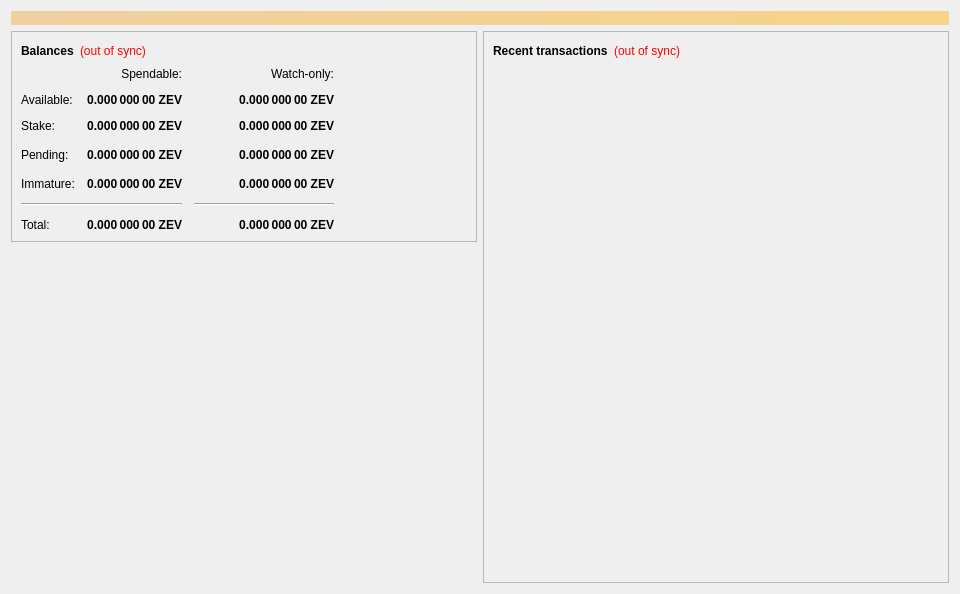
<?xml version="1.0" encoding="UTF-8"?>
<ui version="4.0">
 <class>OverviewPage</class>
 <widget class="QWidget" name="OverviewPage">
  <property name="geometry">
   <rect>
    <x>0</x>
    <y>0</y>
    <width>960</width>
    <height>594</height>
   </rect>
  </property>
  <property name="minimumSize">
   <size>
    <width>960</width>
    <height>0</height>
   </size>
  </property>
  <property name="windowTitle">
   <string>Form</string>
  </property>
  <property name="styleSheet">
   <string notr="true"/>
  </property>
  <layout class="QVBoxLayout" name="topLayout">
   <item>
    <widget class="QLabel" name="labelAlerts">
     <property name="visible">
      <bool>false</bool>
     </property>
     <property name="styleSheet">
      <string notr="true">background-color: qlineargradient(x1: 0, y1: 0, x2: 1, y2: 0, stop:0 #F0D0A0, stop:1 #F8D488); color:#000000;</string>
     </property>
     <property name="wordWrap">
      <bool>true</bool>
     </property>
     <property name="margin">
      <number>3</number>
     </property>
    </widget>
   </item>
   <item>
    <layout class="QHBoxLayout" name="horizontalLayout" stretch="1,1">
     <item>
      <layout class="QVBoxLayout" name="verticalLayout_2">
       <item>
        <widget class="QFrame" name="frame">
         <property name="frameShape">
          <enum>QFrame::StyledPanel</enum>
         </property>
         <property name="frameShadow">
          <enum>QFrame::Raised</enum>
         </property>
         <layout class="QVBoxLayout" name="verticalLayout_4">
          <item>
           <layout class="QHBoxLayout" name="horizontalLayout_4">
            <item>
             <widget class="QLabel" name="label_5">
              <property name="font">
               <font>
                <weight>75</weight>
                <bold>true</bold>
               </font>
              </property>
              <property name="text">
               <string>Balances</string>
              </property>
             </widget>
            </item>
            <item>
             <widget class="QLabel" name="labelWalletStatus">
              <property name="cursor">
               <cursorShape>WhatsThisCursor</cursorShape>
              </property>
              <property name="toolTip">
               <string>The displayed information may be out of date. Your wallet automatically synchronizes with the Zevno network after a connection is established, but this process has not completed yet.</string>
              </property>
              <property name="styleSheet">
               <string notr="true">QLabel { color: red; }</string>
              </property>
              <property name="text">
               <string notr="true">(out of sync)</string>
              </property>
              <property name="alignment">
               <set>Qt::AlignLeading|Qt::AlignLeft|Qt::AlignVCenter</set>
              </property>
             </widget>
            </item>
            <item>
             <spacer name="horizontalSpacer_3">
              <property name="orientation">
               <enum>Qt::Horizontal</enum>
              </property>
              <property name="sizeHint" stdset="0">
               <size>
                <width>40</width>
                <height>20</height>
               </size>
              </property>
             </spacer>
            </item>
           </layout>
          </item>
          <item>
           <layout class="QGridLayout" name="gridLayout">
            <property name="spacing">
             <number>12</number>
            </property>
            <item row="3" column="2">
             <widget class="QLabel" name="labelWatchPending">
              <property name="font">
               <font>
                <weight>75</weight>
                <bold>true</bold>
               </font>
              </property>
              <property name="cursor">
               <cursorShape>IBeamCursor</cursorShape>
              </property>
              <property name="toolTip">
               <string>Unconfirmed transactions to watch-only addresses</string>
              </property>
              <property name="text">
               <string notr="true">0.000 000 00 ZEV</string>
              </property>
              <property name="alignment">
               <set>Qt::AlignRight|Qt::AlignTrailing|Qt::AlignVCenter</set>
              </property>
              <property name="textInteractionFlags">
               <set>Qt::LinksAccessibleByMouse|Qt::TextSelectableByKeyboard|Qt::TextSelectableByMouse</set>
              </property>
             </widget>
            </item>
            <item row="3" column="1">
             <widget class="QLabel" name="labelUnconfirmed">
              <property name="font">
               <font>
                <weight>75</weight>
                <bold>true</bold>
               </font>
              </property>
              <property name="cursor">
               <cursorShape>IBeamCursor</cursorShape>
              </property>
              <property name="toolTip">
               <string>Total of transactions that have yet to be confirmed, and do not yet count toward the spendable balance</string>
              </property>
              <property name="text">
               <string notr="true">0.000 000 00 ZEV</string>
              </property>
              <property name="alignment">
               <set>Qt::AlignRight|Qt::AlignTrailing|Qt::AlignVCenter</set>
              </property>
              <property name="textInteractionFlags">
               <set>Qt::LinksAccessibleByMouse|Qt::TextSelectableByKeyboard|Qt::TextSelectableByMouse</set>
              </property>
             </widget>
            </item>
            <item row="4" column="2">
             <widget class="QLabel" name="labelWatchImmature">
              <property name="font">
               <font>
                <weight>75</weight>
                <bold>true</bold>
               </font>
              </property>
              <property name="cursor">
               <cursorShape>IBeamCursor</cursorShape>
              </property>
              <property name="toolTip">
               <string>Mined balance in watch-only addresses that has not yet matured</string>
              </property>
              <property name="text">
               <string notr="true">0.000 000 00 ZEV</string>
              </property>
              <property name="alignment">
               <set>Qt::AlignRight|Qt::AlignTrailing|Qt::AlignVCenter</set>
              </property>
              <property name="textInteractionFlags">
               <set>Qt::LinksAccessibleByMouse|Qt::TextSelectableByKeyboard|Qt::TextSelectableByMouse</set>
              </property>
             </widget>
            </item>
            <item row="5" column="0" colspan="2">
             <widget class="Line" name="lineSpendableBalance">
              <property name="sizePolicy">
               <sizepolicy hsizetype="MinimumExpanding" vsizetype="Fixed">
                <horstretch>0</horstretch>
                <verstretch>0</verstretch>
               </sizepolicy>
              </property>
              <property name="orientation">
               <enum>Qt::Horizontal</enum>
              </property>
             </widget>
            </item>
            <item row="5" column="2">
             <widget class="Line" name="lineWatchBalance">
              <property name="sizePolicy">
               <sizepolicy hsizetype="Preferred" vsizetype="Fixed">
                <horstretch>0</horstretch>
                <verstretch>0</verstretch>
               </sizepolicy>
              </property>
              <property name="minimumSize">
               <size>
                <width>140</width>
                <height>0</height>
               </size>
              </property>
              <property name="orientation">
               <enum>Qt::Horizontal</enum>
              </property>
             </widget>
            </item>
            <item row="6" column="0">
             <widget class="QLabel" name="labelTotalText">
              <property name="text">
               <string>Total:</string>
              </property>
             </widget>
            </item>
            <item row="4" column="1">
             <widget class="QLabel" name="labelImmature">
              <property name="font">
               <font>
                <weight>75</weight>
                <bold>true</bold>
               </font>
              </property>
              <property name="cursor">
               <cursorShape>IBeamCursor</cursorShape>
              </property>
              <property name="toolTip">
               <string>Mined balance that has not yet matured</string>
              </property>
              <property name="text">
               <string notr="true">0.000 000 00 ZEV</string>
              </property>
              <property name="alignment">
               <set>Qt::AlignRight|Qt::AlignTrailing|Qt::AlignVCenter</set>
              </property>
              <property name="textInteractionFlags">
               <set>Qt::LinksAccessibleByMouse|Qt::TextSelectableByKeyboard|Qt::TextSelectableByMouse</set>
              </property>
             </widget>
            </item>
            <item row="3" column="3">
             <spacer name="horizontalSpacer_2">
              <property name="orientation">
               <enum>Qt::Horizontal</enum>
              </property>
              <property name="sizeHint" stdset="0">
               <size>
                <width>40</width>
                <height>20</height>
               </size>
              </property>
             </spacer>
            </item>
            <item row="4" column="0">
             <widget class="QLabel" name="labelImmatureText">
              <property name="text">
               <string>Immature:</string>
              </property>
             </widget>
            </item>
            <item row="6" column="1">
             <widget class="QLabel" name="labelTotal">
              <property name="font">
               <font>
                <weight>75</weight>
                <bold>true</bold>
               </font>
              </property>
              <property name="cursor">
               <cursorShape>IBeamCursor</cursorShape>
              </property>
              <property name="toolTip">
               <string>Your current total balance</string>
              </property>
              <property name="text">
               <string notr="true">0.000 000 00 ZEV</string>
              </property>
              <property name="alignment">
               <set>Qt::AlignRight|Qt::AlignTrailing|Qt::AlignVCenter</set>
              </property>
              <property name="textInteractionFlags">
               <set>Qt::LinksAccessibleByMouse|Qt::TextSelectableByKeyboard|Qt::TextSelectableByMouse</set>
              </property>
             </widget>
            </item>
            <item row="6" column="2">
             <widget class="QLabel" name="labelWatchTotal">
              <property name="font">
               <font>
                <weight>75</weight>
                <bold>true</bold>
               </font>
              </property>
              <property name="cursor">
               <cursorShape>IBeamCursor</cursorShape>
              </property>
              <property name="toolTip">
               <string>Current total balance in watch-only addresses</string>
              </property>
              <property name="text">
               <string notr="true">0.000 000 00 ZEV</string>
              </property>
              <property name="alignment">
               <set>Qt::AlignRight|Qt::AlignTrailing|Qt::AlignVCenter</set>
              </property>
              <property name="textInteractionFlags">
               <set>Qt::LinksAccessibleByMouse|Qt::TextSelectableByKeyboard|Qt::TextSelectableByMouse</set>
              </property>
             </widget>
            </item>
            <item row="0" column="2">
             <widget class="QLabel" name="labelWatchonly">
              <property name="text">
               <string>Watch-only:</string>
              </property>
              <property name="alignment">
               <set>Qt::AlignRight|Qt::AlignTrailing|Qt::AlignVCenter</set>
              </property>
             </widget>
            </item>
            <item row="1" column="0">
             <widget class="QLabel" name="labelBalanceText">
              <property name="text">
               <string>Available:</string>
              </property>
             </widget>
            </item>
            <item row="1" column="1">
             <widget class="QLabel" name="labelBalance">
              <property name="font">
               <font>
                <weight>75</weight>
                <bold>true</bold>
               </font>
              </property>
              <property name="cursor">
               <cursorShape>IBeamCursor</cursorShape>
              </property>
              <property name="toolTip">
               <string>Your current spendable balance</string>
              </property>
              <property name="text">
               <string notr="true">0.000 000 00 ZEV</string>
              </property>
              <property name="alignment">
               <set>Qt::AlignRight|Qt::AlignTrailing|Qt::AlignVCenter</set>
              </property>
              <property name="textInteractionFlags">
               <set>Qt::LinksAccessibleByMouse|Qt::TextSelectableByKeyboard|Qt::TextSelectableByMouse</set>
              </property>
             </widget>
            </item>
            <item row="2" column="0">
             <widget class="QLabel" name="label_10">
              <property name="text">
               <string>Stake:</string>
              </property>
             </widget>
            </item>
            <item row="2" column="1">
             <widget class="QLabel" name="labelStake">
              <property name="font">
               <font>
                <weight>75</weight>
                <bold>true</bold>
               </font>
              </property>
              <property name="cursor">
               <cursorShape>IBeamCursor</cursorShape>
              </property>
              <property name="toolTip">
               <string>Total of coins that was staked, and do not yet count toward the current balance</string>
              </property>
              <property name="text">
               <string notr="true">0.000 000 00 ZEV</string>
              </property>
              <property name="alignment">
               <set>Qt::AlignRight|Qt::AlignTrailing|Qt::AlignVCenter</set>
              </property>
              <property name="textInteractionFlags">
               <set>Qt::LinksAccessibleByMouse|Qt::TextSelectableByKeyboard|Qt::TextSelectableByMouse</set>
              </property>
             </widget>
            </item>
            <item row="2" column="2">
             <widget class="QLabel" name="labelWatchStake">
              <property name="font">
               <font>
                <weight>75</weight>
                <bold>true</bold>
               </font>
              </property>
              <property name="cursor">
               <cursorShape>IBeamCursor</cursorShape>
              </property>
              <property name="toolTip">
               <string>Total of coins that was staked in watch-only addresses, and do not yet count toward the current watch-only balance</string>
              </property>
              <property name="text">
               <string notr="true">0.000 000 00 ZEV</string>
              </property>
              <property name="alignment">
               <set>Qt::AlignRight|Qt::AlignTrailing|Qt::AlignVCenter</set>
              </property>
              <property name="textInteractionFlags">
               <set>Qt::LinksAccessibleByMouse|Qt::TextSelectableByKeyboard|Qt::TextSelectableByMouse</set>
              </property>
             </widget>
            </item>
            <item row="1" column="2">
             <widget class="QLabel" name="labelWatchAvailable">
              <property name="font">
               <font>
                <weight>75</weight>
                <bold>true</bold>
               </font>
              </property>
              <property name="cursor">
               <cursorShape>IBeamCursor</cursorShape>
              </property>
              <property name="toolTip">
               <string>Your current balance in watch-only addresses</string>
              </property>
              <property name="text">
               <string notr="true">0.000 000 00 ZEV</string>
              </property>
              <property name="alignment">
               <set>Qt::AlignRight|Qt::AlignTrailing|Qt::AlignVCenter</set>
              </property>
              <property name="textInteractionFlags">
               <set>Qt::LinksAccessibleByMouse|Qt::TextSelectableByKeyboard|Qt::TextSelectableByMouse</set>
              </property>
             </widget>
            </item>
            <item row="3" column="0">
             <widget class="QLabel" name="labelPendingText">
              <property name="text">
               <string>Pending:</string>
              </property>
             </widget>
            </item>
            <item row="0" column="1">
             <widget class="QLabel" name="labelSpendable">
              <property name="text">
               <string>Spendable:</string>
              </property>
              <property name="alignment">
               <set>Qt::AlignRight|Qt::AlignTrailing|Qt::AlignVCenter</set>
              </property>
             </widget>
            </item>
           </layout>
          </item>
         </layout>
        </widget>
       </item>
       <item>
        <spacer name="verticalSpacer">
         <property name="orientation">
          <enum>Qt::Vertical</enum>
         </property>
         <property name="sizeHint" stdset="0">
          <size>
           <width>20</width>
           <height>40</height>
          </size>
         </property>
        </spacer>
       </item>
      </layout>
     </item>
     <item>
      <layout class="QVBoxLayout" name="verticalLayout_3">
       <item>
        <widget class="QFrame" name="frame_2">
         <property name="frameShape">
          <enum>QFrame::StyledPanel</enum>
         </property>
         <property name="frameShadow">
          <enum>QFrame::Raised</enum>
         </property>
         <layout class="QVBoxLayout" name="verticalLayout">
          <item>
           <layout class="QHBoxLayout" name="horizontalLayout_2">
            <item>
             <widget class="QLabel" name="label_4">
              <property name="font">
               <font>
                <weight>75</weight>
                <bold>true</bold>
               </font>
              </property>
              <property name="text">
               <string>Recent transactions</string>
              </property>
             </widget>
            </item>
            <item>
             <widget class="QLabel" name="labelTransactionsStatus">
              <property name="cursor">
               <cursorShape>WhatsThisCursor</cursorShape>
              </property>
              <property name="toolTip">
               <string>The displayed information may be out of date. Your wallet automatically synchronizes with the Zevno network after a connection is established, but this process has not completed yet.</string>
              </property>
              <property name="styleSheet">
               <string notr="true">QLabel { color: red; }</string>
              </property>
              <property name="text">
               <string notr="true">(out of sync)</string>
              </property>
              <property name="alignment">
               <set>Qt::AlignRight|Qt::AlignTrailing|Qt::AlignVCenter</set>
              </property>
             </widget>
            </item>
            <item>
             <spacer name="horizontalSpacer">
              <property name="orientation">
               <enum>Qt::Horizontal</enum>
              </property>
              <property name="sizeHint" stdset="0">
               <size>
                <width>40</width>
                <height>20</height>
               </size>
              </property>
             </spacer>
            </item>
           </layout>
          </item>
          <item>
           <widget class="QListView" name="listTransactions">
            <property name="styleSheet">
             <string notr="true">QListView { background: transparent; }</string>
            </property>
            <property name="frameShape">
             <enum>QFrame::NoFrame</enum>
            </property>
            <property name="verticalScrollBarPolicy">
             <enum>Qt::ScrollBarAlwaysOff</enum>
            </property>
            <property name="horizontalScrollBarPolicy">
             <enum>Qt::ScrollBarAlwaysOff</enum>
            </property>
            <property name="selectionMode">
             <enum>QAbstractItemView::NoSelection</enum>
            </property>
           </widget>
          </item>
         </layout>
        </widget>
       </item>
      </layout>
     </item>
    </layout>
   </item>
  </layout>
 </widget>
 <resources/>
 <connections/>
</ui>
